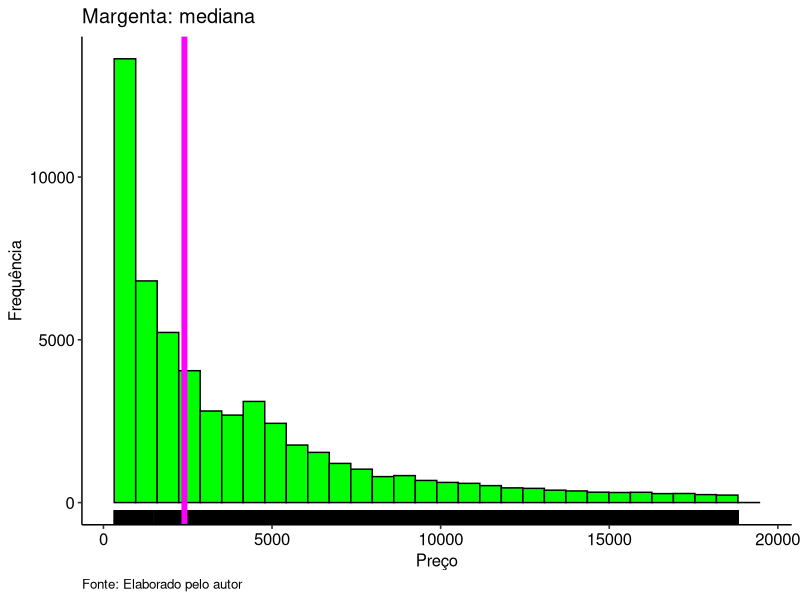
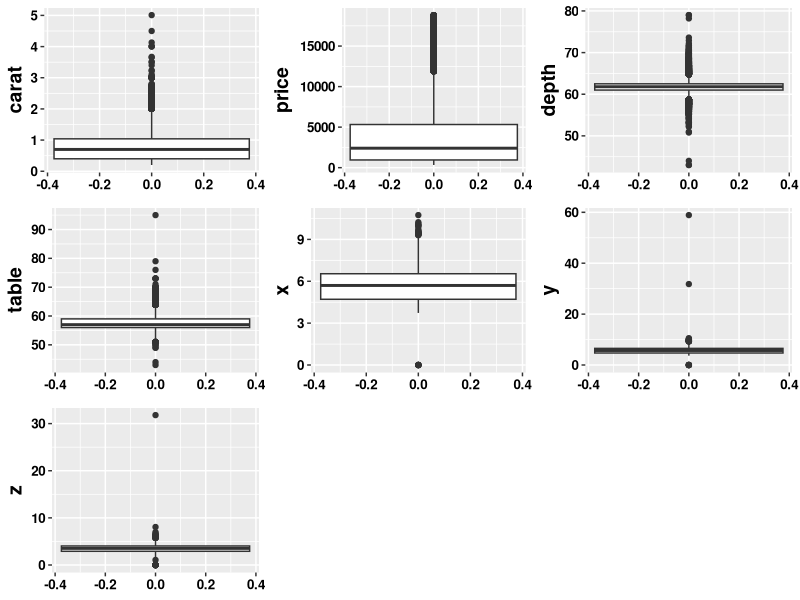
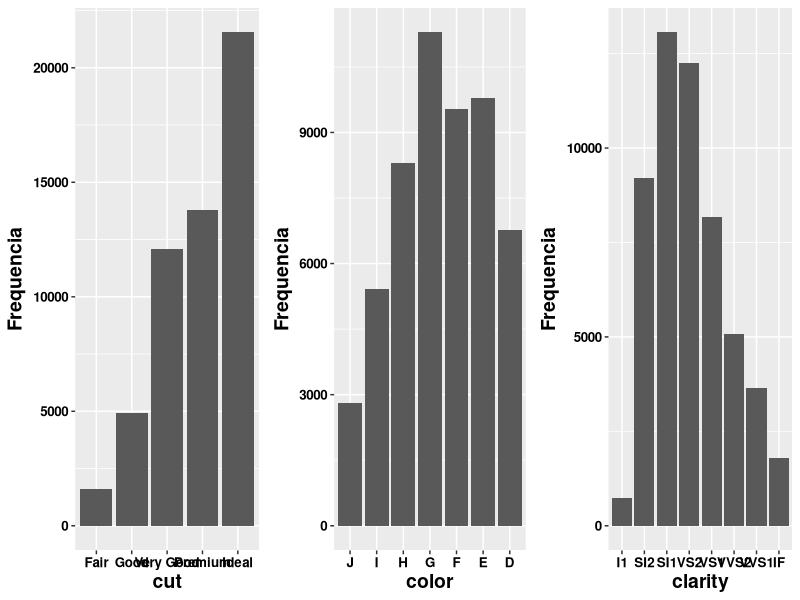

Write R code to recreate these figures, in order.


library(ggplot2)
library(tidyverse)
library(ggpubr)
data(diamonds)

diamantes <- diamonds

nrow(diamantes)
ncol(diamantes)

# Rodando o "str" para verificar a estrutura dos dados

str(diamantes)

# Explorando o inicio e o fim dos dados

head(select(diamantes, c(6:7,10)))

tail(select(diamantes, c(6:7,10)))

# Análise Uivariada

summary (diamantes)

# Verificando exclusivamente str da coluna color

str(diamantes$color)

# Corrigindo dados conforme descrição

diamantes$color <- factor(diamantes$color, levels=rev(levels(diamantes$color)))

str(diamantes)

# Seguindo com a exploração da variável price

summary(diamantes$price)

quantile(diamantes$price, seq(0,1,0.1))

# Verificando a distribuição em um histograma


ggplot(diamantes) + geom_histogram(aes(price), bins =30, fill = "green", color = "black") +
    geom_rug(aes(price)) +
  labs(title = "Margenta: mediana",
       x= "Preço", y = "Frequência",
       caption = "Fonte: Elaborado pelo autor") +
  geom_vline(xintercept = median(diamantes$price),
             color = "magenta", lwd = 2) + labs_pubr() +
  theme_pubr() + theme(plot.caption = element_text(hjust = 0))




price <- (diamantes$price)

# Criando Boxplot para as variáveis numéricas

options(repr.plot.width = 30,repr.plot.height = 30)
Carat   <- ggplot(data = diamantes) + geom_boxplot(aes(y = carat)) + labs_pubr()
Price   <- ggplot(data = diamantes) + geom_boxplot(aes(y = price)) + labs_pubr()
Depth   <- ggplot(data = diamantes) + geom_boxplot(aes(y = depth)) + labs_pubr()
Table   <- ggplot(data = diamantes) + geom_boxplot(aes(y = table)) + labs_pubr()
X       <- ggplot(data = diamantes) + geom_boxplot(aes(y = x))     + labs_pubr()
Y       <- ggplot(data = diamantes) + geom_boxplot(aes(y = y))     + labs_pubr()
Z       <- ggplot(data = diamantes) + geom_boxplot(aes(y = z))     + labs_pubr()

ggarrange(ncol = 3, nrow = 3, Carat,Price,Depth,Table,X,Y,Z)

# Verificando as Variaveis categóricas, orodem

levels(diamantes$cut);
levels(diamantes$color);
levels(diamantes$clarity)

# Verificando quantidades de ITENS

table(diamantes$cut);
table(diamantes$color);
table(diamantes$clarity)

#Criando gráfico para as 3 variáveis categóricas juntas

options(repr.plot.width = 30,repr.plot.height = 15)

Cut     <- ggplot(data = diamantes) + geom_bar(aes(cut))     + labs_pubr() + ylab("Frequencia")
Color   <- ggplot(data = diamantes) + geom_bar(aes(color))   + labs_pubr() + ylab("Frequencia")
Clarity <- ggplot(data = diamantes) + geom_bar(aes(clarity)) + labs_pubr() + ylab("Frequencia")


ggarrange(ncol = 3, nrow = 1, Cut,Color,Clarity)

summary(diamantes)

#Explorando as variáveis quantitativas,carat, x, y, z, depth e table

# Variavel carat

summary(diamantes$carat)
quantile(diamantes$carat, seq(0,1,0.1))

# Variavel depth

summary(diamantes$depth)
quantile(diamantes$depth, seq(0,1,0.1))

# Variavel table

summary(diamantes$table)
quantile(diamantes$table, seq(0,1,0.1))


# Variavel x

summary(diamantes$x)
quantile(diamantes$x, seq(0,1,0.1))

# Variavel y

summary(diamantes$y)
quantile(diamantes$y, seq(0,1,0.1))

